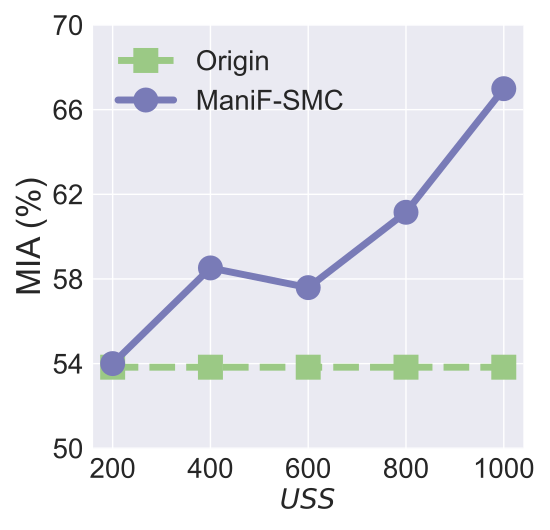

Write Python code to recreate this figure.


import numpy as np
import matplotlib.pyplot as plt

epsilon = 3
beta = 1 / epsilon


x=[1, 2, 3, 4, 5]
# validation_for_plt =[97,95.8600, 94.9400, 93.5400, 93.2400]
# attack_for_plt=[0, 0.3524, 0, 0.1762, 0.1762]
# basic_for_plt=[99.8, 99.8, 99.8, 99.8, 99.8]

labels = ['200', '400', '600', '800', '1000']
# unl_org = [97.77, 97.55, 97.35, 97.29, 97.21, 97.21]

# unl_hess_r = [96.6, 96.66, 96.04, 95.94, 95.85, 97.21]
OUL = [0.5400, 0.5852, 0.5759, 0.6115, 0.6699 ]

org_acc = [0.5383, 0.5383, 0.5383, 0.5383, 0.5383]

salun_acc = [0.5500, 0.575,  0.581, 0.5911, 0.59500 ]
# unl_ss_wo = [94.32, 94.53, 94.78, 93.38, 94.04, 97.21]
vbu_ldp_acc = [0.5700, 0.5881, 0.5902, 0.5990, 0.6108 ]

for i in range(len(OUL)):
    OUL[i] = OUL[i]*100
    org_acc[i] = org_acc[i]*100
    salun_acc[i] = salun_acc[i]*100
    vbu_ldp_acc[i] = vbu_ldp_acc[i] * 100

plt.style.use('seaborn')
plt.figure(figsize=(5.5, 5.3))
l_w=5
m_s=15
marker_s = 3
markevery=1
#plt.figure(figsize=(8, 5.3))
#plt.plot(x, unl_fr, color='blue', marker='^', label='Retrain',linewidth=l_w, markersize=m_s)

#plt.plot(x, unl_ss_w, color='g',  marker='*',  label='PriMU$_{w}$',linewidth=l_w, markersize=m_s)
plt.plot(x, org_acc, linestyle='--', color='#9BC985',  marker='s', fillstyle='full', markevery=markevery,
         label='Origin',linewidth=l_w, markersize=m_s, markeredgewidth=marker_s)


plt.plot(x, OUL, linestyle='-', color='#797BB7', marker='o', fillstyle='full', markevery=markevery,
         label='ManiF-SMC', linewidth=l_w, markersize=m_s, markeredgewidth=marker_s)




# plt.plot(x, salun_acc, linestyle='-.', color='#B595BF',  marker='d', fillstyle='full', markevery=markevery, label='SalUn',linewidth=l_w, markersize=m_s, markeredgewidth=marker_s)
#
#
#
# plt.plot(x, vbu_ldp_acc, linestyle='-.', color='#E1C855',  marker='^', fillstyle='full', markevery=markevery, label='VBU',linewidth=l_w, markersize=m_s, markeredgewidth=marker_s)


# plt.grid()
leg = plt.legend(fancybox=True, shadow=True)
# plt.xlabel('Malicious Client Ratio (%)' ,fontsize=16)
plt.ylabel('MIA (%)' ,fontsize=24)
my_y_ticks = np.arange(50., 71, 4)
plt.yticks(my_y_ticks,fontsize=20)
plt.xlabel('$\it USS$' ,fontsize=20)

plt.xticks(x, labels, fontsize=20)
# plt.title('On MNIST',fontsize=24)

# plt.annotate(r"1e0", xy=(0.1, 1.01), xycoords='axes fraction', xytext=(-10, 10), textcoords='offset points', ha='right', va='center', fontsize=15)


# plt.title('(c) Utility Preservation', fontsize=24)
plt.legend(loc='best',          # same manual position
           fontsize=20,               # same font size
           ncol=1,
           columnspacing=1.,         # distance between the two columns
           handletextpad=0.8)         # gap between symbol and text

plt.tight_layout()
#plt.title("MNIST")
plt.rcParams['figure.figsize'] = (2.0, 1)
plt.rcParams['image.interpolation'] = 'nearest'
plt.rcParams['figure.subplot.left'] = 0.11
plt.rcParams['figure.subplot.bottom'] = 0.08
plt.rcParams['figure.subplot.right'] = 0.977
plt.rcParams['figure.subplot.top'] = 0.969
plt.savefig('CIFAR10_model_VAE_MIA_uss.pdf', format='pdf', dpi=200)
plt.show()
